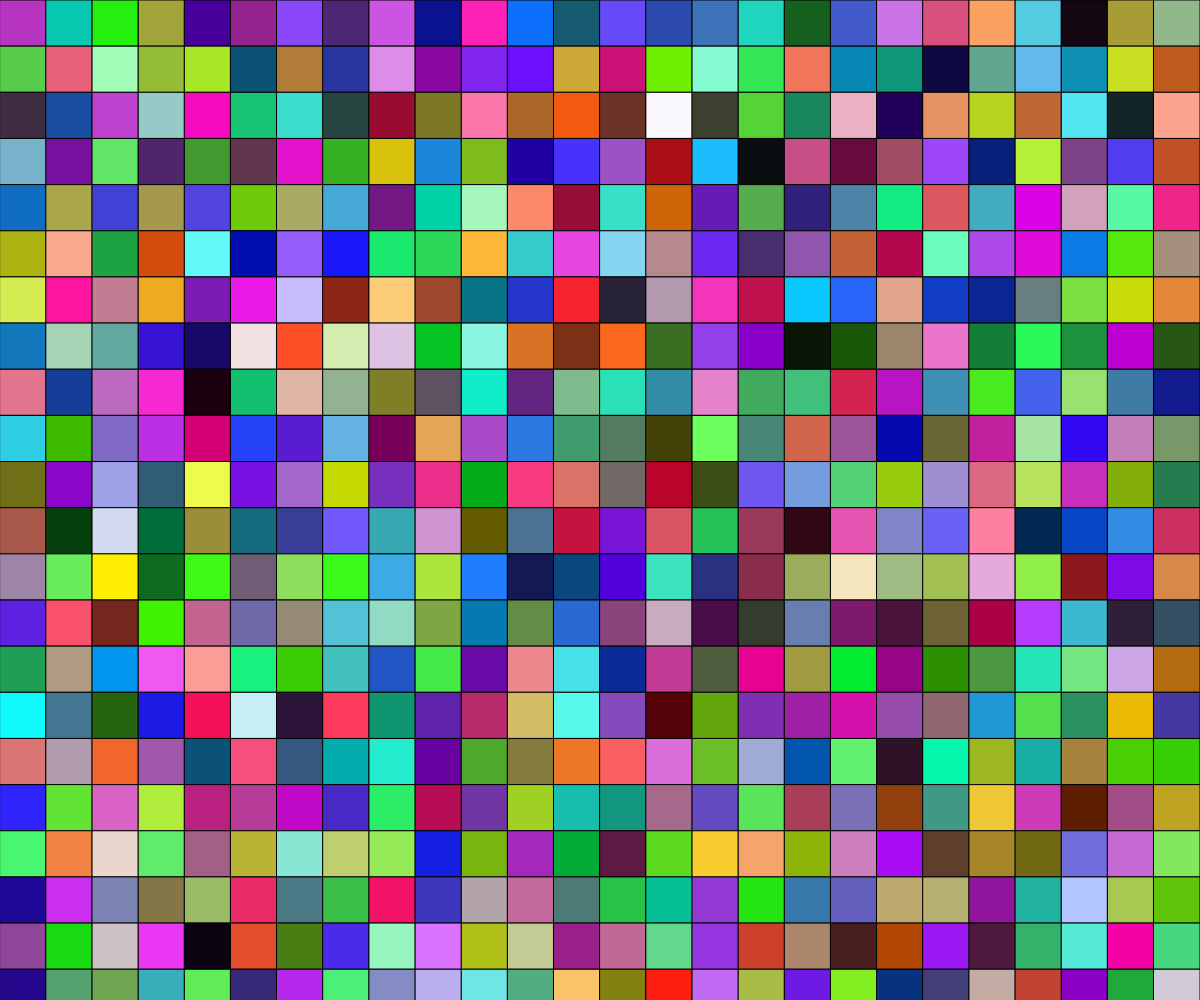
Frame 1 (no input)
Frame 60 (no input): identical to frame 1, image omitted
Frame 120 (the mouse pressed at the canvas centre since frame 60): identical to frame 1, image omitted

The p5.js sketch that drew this single still picture (run headless with seeded random() and noise() and a simulated clock; from frame 60 on, the mouse is pressed at the canvas centre):

// p5.js sketch
// ── sketch.js
// Project Title
// Your Name
// Date
//
// Extra for Experts:
// - describe what you did to take this project "above and beyond"

let runSquares = true;
let mouseClick = 1;

function setup() {
  createCanvas(windowWidth, windowHeight);
}

function draw() {
  if(mousePressed()){
    runSquares = true;
  }
  if (runSquares){
    squares();
  }
  // let squareSize = width/26;
  // if (mouseClick === 2){
  //   squareSize += 5;
  //   mouseClick = 1;
  // }
  // else if (mouseClick === 0){
  //   squareSize -= 5;
  //   mouseClick = 1;
  // for (let x = 0; x <= width; x += squareSize){
  //   for (let y = 0; y <= height; y += squareSize){
  //     chooseColours();
  //     rect(x,y,squareSize,squareSize);
  //   }
  // }
  print(mouseClick);
}

function mousePressed(){
  if (mouseButton === RIGHT){
    mouseClick = 2;
  }
  else if (mouseButton === LEFT){
    mouseClick = 0;
  }
}

function squares(){
  let squareSize = width/26;
  if (mouseClick === 2){
    squareSize += 5;
    mouseClick = 1;
  }
  else if (mouseClick === 0){
    squareSize -= 5;
    mouseClick = 1;
  }
  for (let x = 0; x <= width; x += squareSize){
    for (let y = 0; y <= height; y += squareSize){
      chooseColours();
      rect(x,y,squareSize,squareSize);
    }
  }
  runSquares = false;
}

function chooseColours(){
  let rColour = int(random(0,255));
  let gColour = int(random(0,255));
  let bColour = int(random(0,255));
  fill(rColour,gColour,bColour);
}
